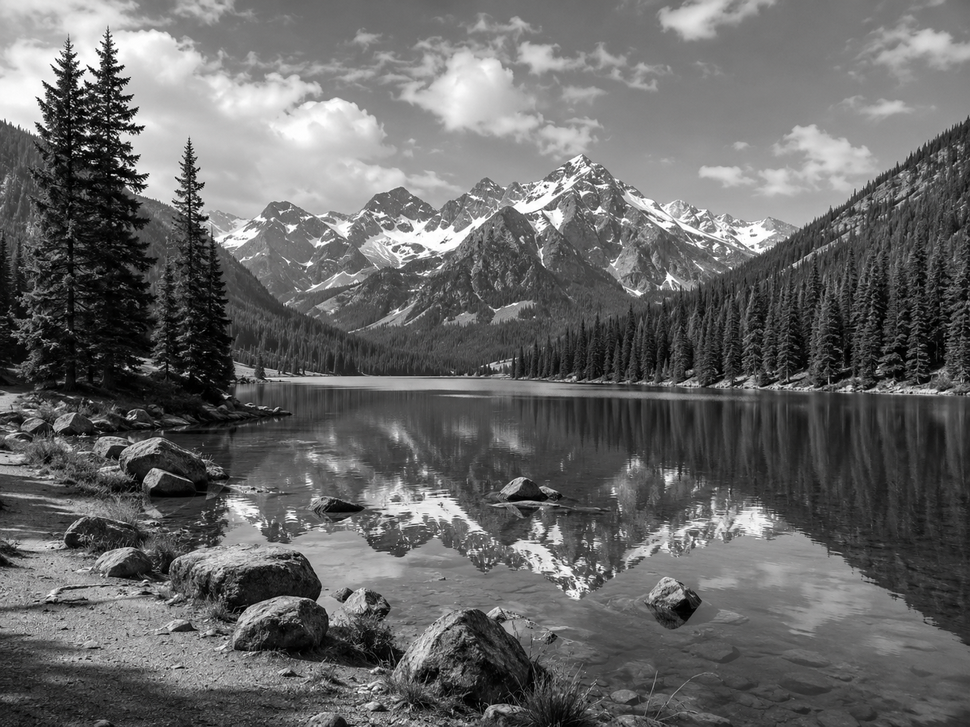
#> input picture Day_9/dataset/grayscale_image.png, 970 x 727 px, shrunk from 1448 x 1086 before the run, found by its file name
$ python image_compression_pca.py
#> lines starting #> are read from the running program, lines starting #| are printed output that depends on the picture
import matplotlib.pyplot as plt
import matplotlib.image as mpimg
from sklearn.decomposition import PCA

# Load image
img = mpimg.imread("Day_9/dataset/grayscale_image.png")
#> img is the input picture: shape (727, 970, 3) float32; mean R, G, B 0.404, 0.403, 0.403

# Convert RGB to Grayscale if needed
if len(img.shape) == 3:
    img = img.mean(axis=2)
#> img: shape (727, 970) float32

print("Original Shape:", img.shape)
#| Original Shape: (727, 970)

# Apply PCA
pca = PCA(n_components=50)

compressed = pca.fit_transform(img)
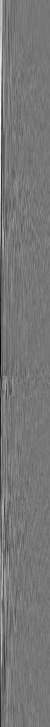
#> compressed: shape (727, 50) float32; min -7.11, max 8.08, mean 8.4e-10; drawn with min black and max white
reconstructed = pca.inverse_transform(compressed)
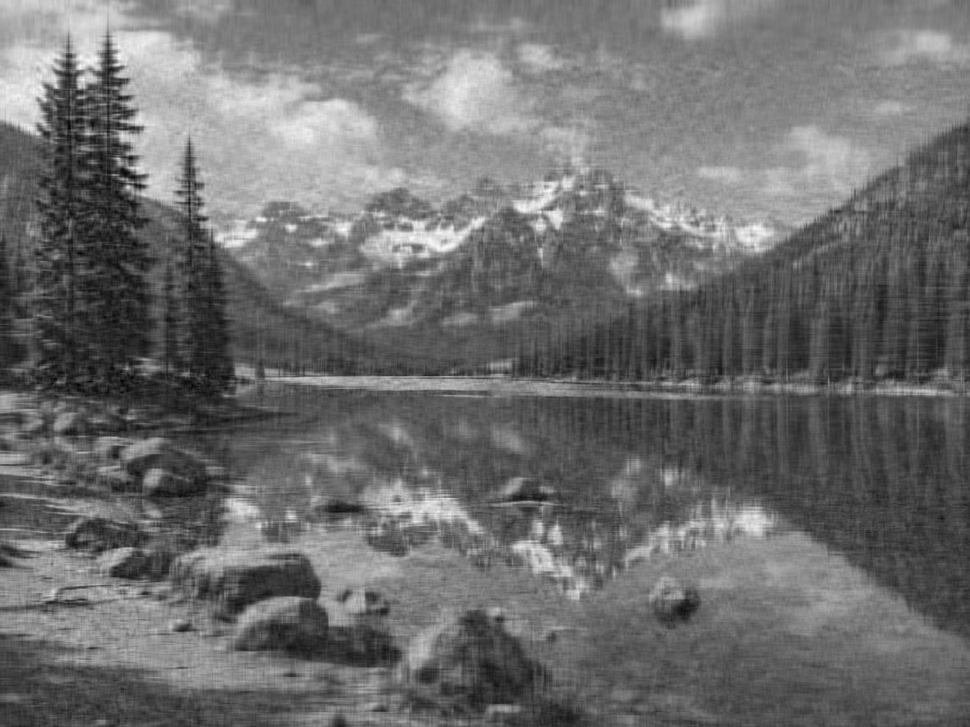
#> reconstructed: shape (727, 970) float32; min -0.15, max 1.13, mean 0.403; drawn with min black and max white

print("Compressed Shape:", compressed.shape)
#| Compressed Shape: (727, 50)
print("Explained Variance:", sum(pca.explained_variance_ratio_))

# Display Original Image
plt.figure(figsize=(6,6))
plt.imshow(img, cmap="gray")
plt.title("Original Image")
plt.axis("off")
plt.show()

# Display Compressed Image
plt.figure(figsize=(6,6))
plt.imshow(reconstructed, cmap="gray")
plt.title("Compressed Image using PCA")
plt.axis("off")
plt.show()
